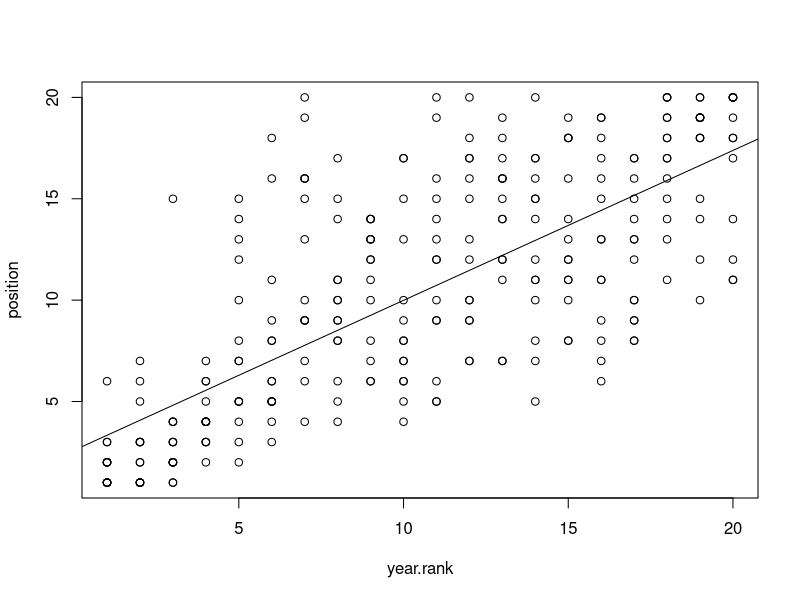

The R source for this figure:
csv <- data.frame(read.csv("premierleague.csv"))
names(csv) <- c("year","spend","position")

ranked <- transform(csv, 
          year.rank = ave(spend, year, 
                          FUN = function(x) rank(-x, ties.method = "first"))
          )

#ranked$year.rank <- as.factor(ranked$year.rank)

plot (position~year.rank, data=ranked)
library(caret)
set.seed(98562)
inTrain = createDataPartition(ranked$position, p = 0.75, list=F)
training = ranked[inTrain,]
testing = ranked[-inTrain,]

mod <- lm(position~1+year.rank, training)
abline(mod)

pred <- data.frame(predict(mod, testing, interval="predict"))
names(pred) <- c("prediction","lower","upper")
result <- merge(pred, testing, by=0)
result$error <- abs(result$prediction - result$position)

print(mean(result$error))
